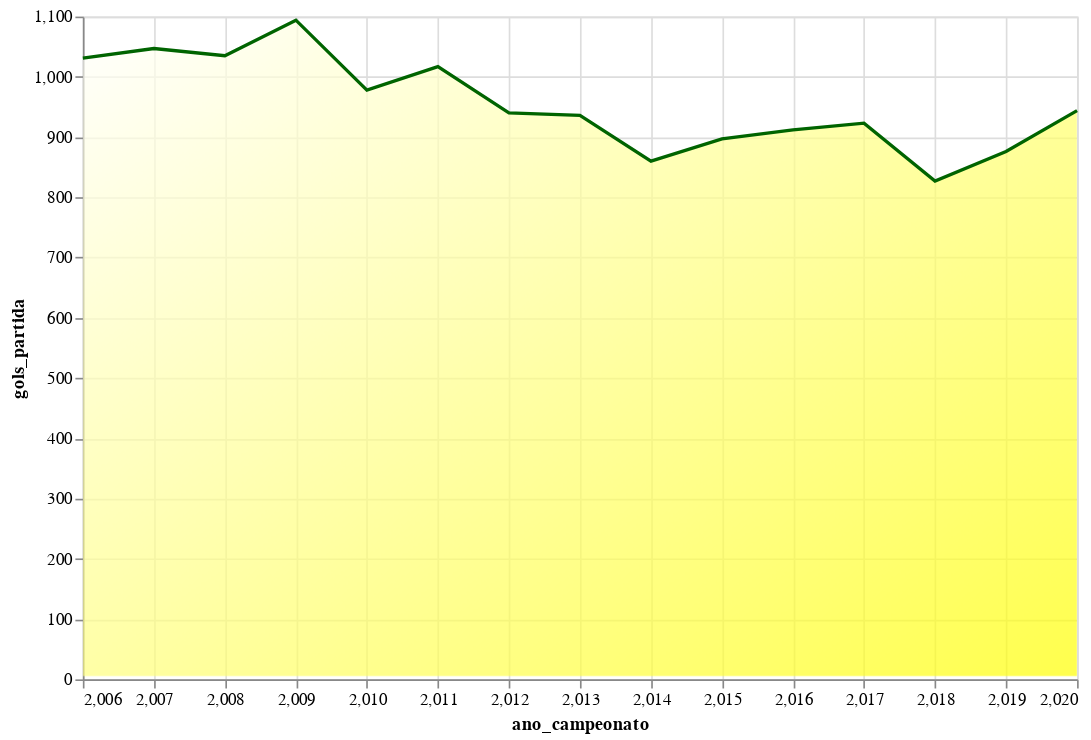

Source (notebook cell):
### Code cell
# Fazendo gráfico de gols por partida
alt.Chart(data=gols_por_ano).mark_area(
    line={'color':'darkgreen'},
    color=alt.Gradient(
        gradient='linear',
        stops=[alt.GradientStop(color='yellow', offset=0),
               alt.GradientStop(color='white', offset=1)],
        x1=1,
        x2=0,
        y1=1,
        y2=0       
    )
).encode(
    alt.X('ano_campeonato:Q'),
    alt.Y('gols_partida:Q')
).properties(width=600, height=400)

### Figure 1 — Vega-Lite specification as saved in the notebook (floating-point values rounded to 4 significant figures)
{"config": {"view": {"continuousWidth": 400, "continuousHeight": 300}}, "data": {"name": "data-0ed28eb5323b028bc7da054c016eb760"}, "mark": {"type": "area", "color": {"gradient": "linear", "stops": [{"color": "yellow", "offset": 0}, {"color": "white", "offset": 1}], "x1": 1, "x2": 0, "y1": 1, "y2": 0}, "line": {"color": "darkgreen"}}, "encoding": {"x": {"field": "ano_campeonato", "type": "quantitative"}, "y": {"field": "gols_partida", "type": "quantitative"}}, "height": 400, "width": 600, "$schema": "https://vega.github.io/schema/vega-lite/v4.17.0.json", "datasets": {"data-0ed28eb5323b028bc7da054c016eb760": [{"ano_campeonato": 2006, "gols_man": 603.0, "gols_vis": 428.0, "gols_partida": 1031.0}, {"ano_campeonato": 2007, "gols_man": 634.0, "gols_vis": 413.0, "gols_partida": 1047.0}, {"ano_campeonato": 2008, "gols_man": 658.0, "gols_vis": 377.0, "gols_partida": 1035.0}, {"ano_campeonato": 2009, "gols_man": 659.0, "gols_vis": 435.0, "gols_partida": 1094.0}, {"ano_campeonato": 2010, "gols_man": 581.0, "gols_vis": 397.0, "gols_partida": 978.0}, {"ano_campeonato": 2011, "gols_man": 610.0, "gols_vis": 407.0, "gols_partida": 1017.0}, {"ano_campeonato": 2012, "gols_man": 559.0, "gols_vis": 381.0, "gols_partida": 940.0}, {"ano_campeonato": 2013, "gols_man": 558.0, "gols_vis": 378.0, "gols_partida": 936.0}, {"ano_campeonato": 2014, "gols_man": 540.0, "gols_vis": 320.0, "gols_partida": 860.0}, {"ano_campeonato": 2015, "gols_man": 555.0, "gols_vis": 342.0, "gols_partida": 897.0}, {"ano_campeonato": 2016, "gols_man": 564.0, "gols_vis": 348.0, "gols_partida": 912.0}, {"ano_campeonato": 2017, "gols_man": 526.0, "gols_vis": 397.0, "gols_partida": 923.0}, {"ano_campeonato": 2018, "gols_man": 525.0, "gols_vis": 302.0, "gols_partida": 827.0}, {"ano_campeonato": 2019, "gols_man": 525.0, "gols_vis": 351.0, "gols_partida": 876.0}, {"ano_campeonato": 2020, "gols_man": 536.0, "gols_vis": 408.0, "gols_partida": 944.0}]}}
